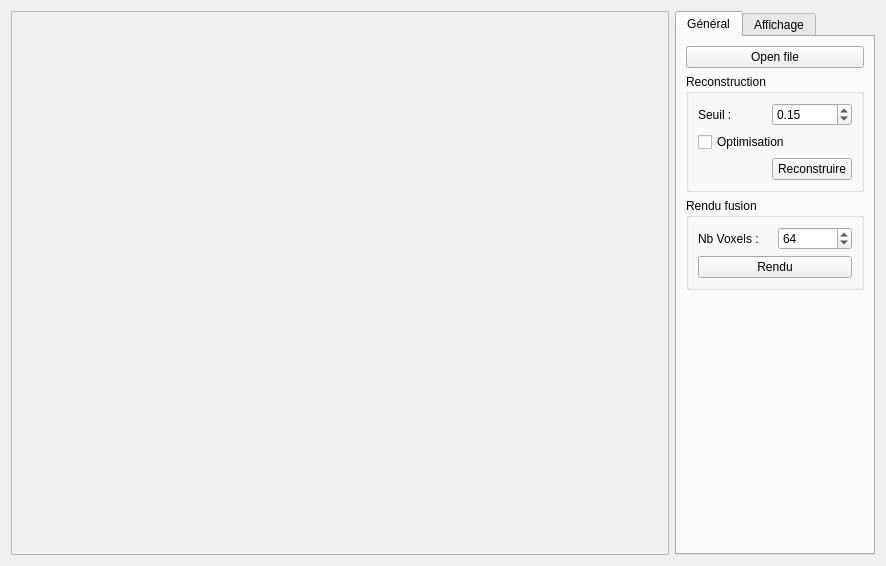
<?xml version="1.0" encoding="UTF-8"?>
<ui version="4.0">
 <class>Main</class>
 <widget class="QWidget" name="Main">
  <property name="geometry">
   <rect>
    <x>0</x>
    <y>0</y>
    <width>886</width>
    <height>562</height>
   </rect>
  </property>
  <property name="baseSize">
   <size>
    <width>640</width>
    <height>480</height>
   </size>
  </property>
  <property name="windowTitle">
   <string notr="true">PFE</string>
  </property>
  <layout class="QGridLayout" name="gridLayout_3">
   <item row="0" column="0">
    <widget class="QFrame" name="mGLContainer">
     <property name="sizePolicy">
      <sizepolicy hsizetype="Expanding" vsizetype="Expanding">
       <horstretch>0</horstretch>
       <verstretch>0</verstretch>
      </sizepolicy>
     </property>
     <property name="baseSize">
      <size>
       <width>1024</width>
       <height>768</height>
      </size>
     </property>
     <property name="frameShape">
      <enum>QFrame::StyledPanel</enum>
     </property>
     <property name="frameShadow">
      <enum>QFrame::Raised</enum>
     </property>
    </widget>
   </item>
   <item row="0" column="1">
    <widget class="QTabWidget" name="mMenu">
     <property name="sizePolicy">
      <sizepolicy hsizetype="Minimum" vsizetype="Expanding">
       <horstretch>0</horstretch>
       <verstretch>0</verstretch>
      </sizepolicy>
     </property>
     <property name="minimumSize">
      <size>
       <width>200</width>
       <height>0</height>
      </size>
     </property>
     <property name="currentIndex">
      <number>0</number>
     </property>
     <widget class="QWidget" name="tab">
      <attribute name="title">
       <string>Général</string>
      </attribute>
      <layout class="QVBoxLayout" name="verticalLayout_3">
       <item>
        <widget class="QPushButton" name="mOpenFileButton">
         <property name="text">
          <string>Open file</string>
         </property>
        </widget>
       </item>
       <item>
        <widget class="QGroupBox" name="groupBox">
         <property name="title">
          <string>Reconstruction</string>
         </property>
         <layout class="QGridLayout" name="gridLayout">
          <item row="0" column="0">
           <widget class="QLabel" name="mTresholdLabel">
            <property name="text">
             <string>Seuil :</string>
            </property>
           </widget>
          </item>
          <item row="1" column="0" colspan="2">
           <widget class="QCheckBox" name="mOptimizeCheckBox">
            <property name="text">
             <string>Optimisation</string>
            </property>
           </widget>
          </item>
          <item row="2" column="1">
           <widget class="QPushButton" name="mReconctructionButton">
            <property name="text">
             <string>Reconstruire</string>
            </property>
           </widget>
          </item>
          <item row="0" column="1">
           <widget class="QDoubleSpinBox" name="mTresholdSpinBox">
            <property name="value">
             <double>0.150000000000000</double>
            </property>
           </widget>
          </item>
         </layout>
        </widget>
       </item>
       <item>
        <widget class="QGroupBox" name="groupBox_2">
         <property name="title">
          <string>Rendu fusion</string>
         </property>
         <layout class="QGridLayout" name="gridLayout_2">
          <item row="0" column="0">
           <widget class="QLabel" name="mVoxelNumberLabel">
            <property name="text">
             <string>Nb Voxels : </string>
            </property>
           </widget>
          </item>
          <item row="0" column="1">
           <widget class="QSpinBox" name="mVoxelNumberSpinbox">
            <property name="value">
             <number>64</number>
            </property>
           </widget>
          </item>
          <item row="1" column="0" colspan="2">
           <widget class="QPushButton" name="mRenderButton">
            <property name="text">
             <string>Rendu</string>
            </property>
           </widget>
          </item>
         </layout>
        </widget>
       </item>
       <item>
        <spacer name="verticalSpacer">
         <property name="orientation">
          <enum>Qt::Vertical</enum>
         </property>
         <property name="sizeHint" stdset="0">
          <size>
           <width>20</width>
           <height>40</height>
          </size>
         </property>
        </spacer>
       </item>
      </layout>
     </widget>
     <widget class="QWidget" name="tab_2">
      <attribute name="title">
       <string>Affichage</string>
      </attribute>
      <layout class="QVBoxLayout" name="verticalLayout_4">
       <item>
        <widget class="QCheckBox" name="mCloudPointCheckbox">
         <property name="text">
          <string>Nuage de points</string>
         </property>
         <property name="checked">
          <bool>true</bool>
         </property>
        </widget>
       </item>
       <item>
        <widget class="QGroupBox" name="groupBox_3">
         <property name="title">
          <string>Feuille de l'octree</string>
         </property>
         <layout class="QGridLayout" name="gridLayout_5">
          <item row="0" column="0">
           <widget class="QCheckBox" name="mOuterOctreeCheckbox">
            <property name="text">
             <string>Extéreur</string>
            </property>
           </widget>
          </item>
          <item row="1" column="0">
           <widget class="QCheckBox" name="mcontourOctreeCheckbox">
            <property name="text">
             <string>contour</string>
            </property>
           </widget>
          </item>
          <item row="2" column="0">
           <widget class="QCheckBox" name="mNearInnerOctreeCheckbox">
            <property name="text">
             <string>Intérieur proche</string>
            </property>
           </widget>
          </item>
          <item row="3" column="0">
           <widget class="QCheckBox" name="mDeepInnerOctreeCheckbox">
            <property name="text">
             <string>Intérieur profond</string>
            </property>
           </widget>
          </item>
         </layout>
        </widget>
       </item>
       <item>
        <widget class="QGroupBox" name="groupBox_4">
         <property name="title">
          <string>Blobs de Reconstruction</string>
         </property>
         <layout class="QVBoxLayout" name="verticalLayout_2">
          <item>
           <widget class="QCheckBox" name="mBlobsNone">
            <property name="text">
             <string>Aucun</string>
            </property>
           </widget>
          </item>
          <item>
           <widget class="QGroupBox" name="groupBox_5">
            <property name="title">
             <string>Rayon effectif</string>
            </property>
            <layout class="QGridLayout" name="gridLayout_4">
             <item row="0" column="0">
              <widget class="QCheckBox" name="mContourERadiusCheckbox">
               <property name="text">
                <string>Contour</string>
               </property>
              </widget>
             </item>
             <item row="1" column="0">
              <widget class="QCheckBox" name="mNearInnerERadiusCheckbox">
               <property name="text">
                <string>Intérieurs proche</string>
               </property>
              </widget>
             </item>
             <item row="2" column="0">
              <widget class="QCheckBox" name="mDeepInnerERadiuscheckbox">
               <property name="text">
                <string>Intérieur profond</string>
               </property>
              </widget>
             </item>
            </layout>
           </widget>
          </item>
          <item>
           <widget class="QGroupBox" name="groupBox_6">
            <property name="title">
             <string>Rayon d'influence</string>
            </property>
            <layout class="QVBoxLayout" name="verticalLayout">
             <item>
              <widget class="QCheckBox" name="mContourIRadiusCheckbox">
               <property name="text">
                <string>Contour</string>
               </property>
              </widget>
             </item>
             <item>
              <widget class="QCheckBox" name="mNearInnerIRadiusCheckbox">
               <property name="text">
                <string>Intérieur proche</string>
               </property>
              </widget>
             </item>
             <item>
              <widget class="QCheckBox" name="mDeepInnerIRadiusCheckbox">
               <property name="text">
                <string>Intérieur profond</string>
               </property>
              </widget>
             </item>
            </layout>
           </widget>
          </item>
         </layout>
        </widget>
       </item>
       <item>
        <widget class="QCheckBox" name="mBlobFusionCheckbox">
         <property name="text">
          <string>Fusion des blobs</string>
         </property>
        </widget>
       </item>
       <item>
        <spacer name="verticalSpacer_2">
         <property name="orientation">
          <enum>Qt::Vertical</enum>
         </property>
         <property name="sizeHint" stdset="0">
          <size>
           <width>20</width>
           <height>40</height>
          </size>
         </property>
        </spacer>
       </item>
      </layout>
     </widget>
    </widget>
   </item>
  </layout>
 </widget>
 <resources/>
 <connections/>
</ui>
